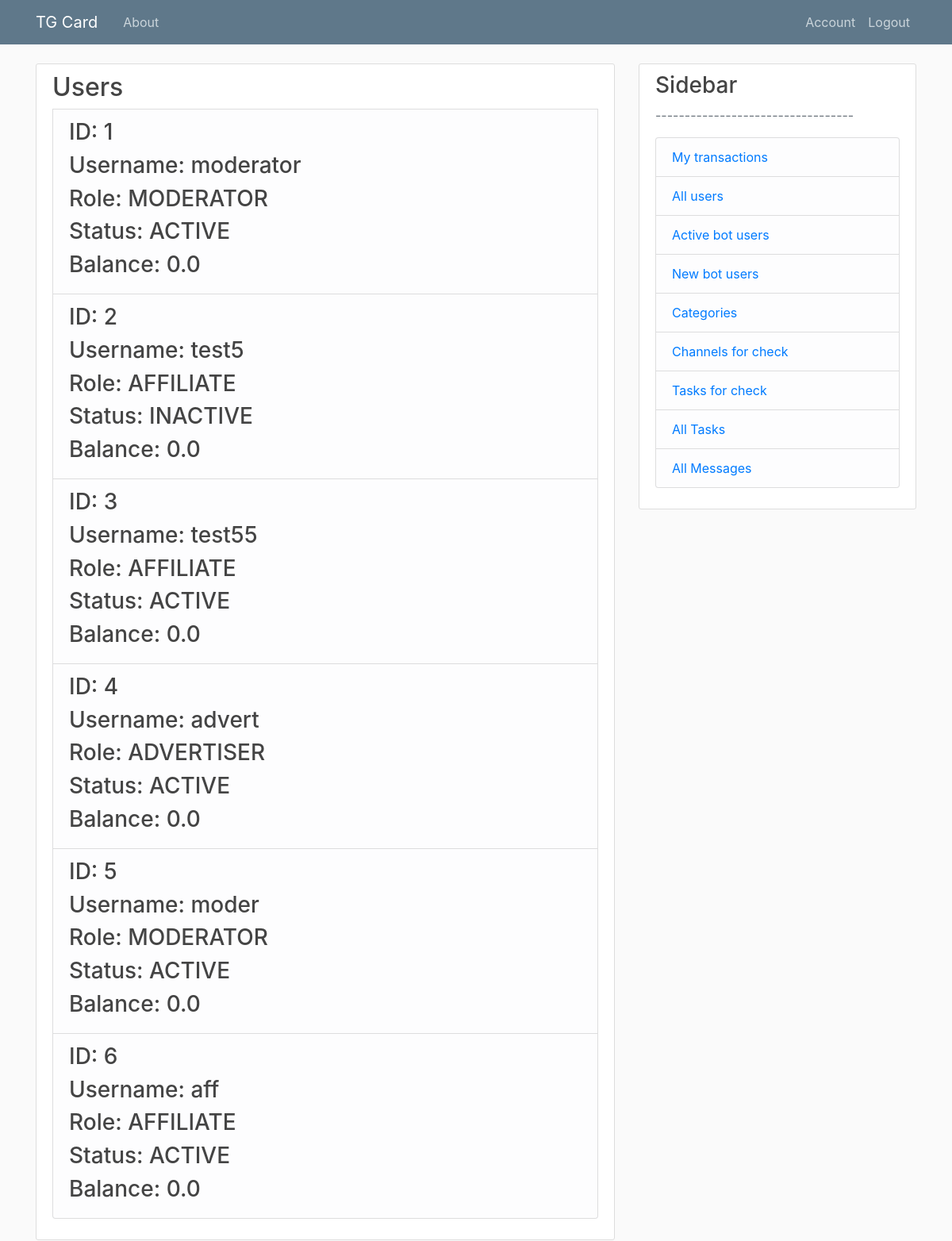
Screenshot of /users_list (signed in) with the database file from the repository.
### models.py (models this page shows, shortened)
class User(db.Model, UserMixin):
    id = db.Column(db.Integer, primary_key=True)
    username = db.Column(db.String, index=True, unique=True, nullable=False) # unique user id in telegram
    password = db.Column(db.String, nullable=True)
    role = db.Column(db.Integer, nullable=False) # advert. \ affil. \ moder. \ admin
    status = db.Column(db.String, index=True, nullable=False) # active \ inactive
    balance = db.Column(db.Float, index=True, default=0)
    channels = db.relationship('Channel', backref='user', lazy=True)
    offers = db.relationship('Offer', backref='user', lazy=True)
    tasks = db.relationship('Task', backref='user', lazy=True)
    transactionsAdv = db.relationship('Transaction', backref='userAdv', foreign_keys='Transaction.advId', lazy=True)
    transactionsAff = db.relationship('Transaction', backref='userAff', foreign_keys='Transaction.affId', lazy=True)

### routes.py (the view)
@app.route("/users_list", methods=['GET', 'POST'])
@login_required
@moderator_access_level()
def users_list():
    users = User.query.all()
    return render_template('users_list.html', title='Users_list', users=users)

### models.py (called while the page is built)
@login_manager.user_loader
def load_user(user_id):
    return User.query.get(int(user_id))

### routes.py (called while the page is built)
def moderator_access_level():
    def decorator(f):
        @wraps(f)
        def decorated_function(*args, **kwargs):
            if current_user.role != 'MODERATOR':
                return redirect(url_for('access_error_page'))
            return f(*args, **kwargs)
        return decorated_function
    return decorator

### templates/users_list.html
{% extends "layout.html" %}
{% block content %}
    <div class="content-section">
    <form method="POST" action="{{ url_for('taskCheck') }}">
    <fieldset class="form-group">
    <h2>Users </h2>
    {% for u in users %}
    <li class="list-group-item list-group-item-light">
                <ul class="list-group">
                    <h3>ID: {{u.id}}</h3>
                    <h3>Username: {{u.username}}</h3>
                    <h3>Role: {{u.role}}</h3>
                    <h3>Status: {{u.status}}</h3>
                    <h3>Balance: {{u.balance}}</h3>
                </ul>
    </li>
    {% endfor %}
            </fieldset>
        </form>
    </div>
{% endblock content %}

### static/main.css (style rules this page uses)
body { background: #fafafa; color: #333333; margin-top: 5rem; }
h1, h2, h3, h4, h5, h6 { color: #444444; }
.content-section { background: #ffffff; padding: 10px 20px; border: 1px solid #dddddd; border-radius: 3px; margin-bottom: 20px; }

### rows the page displays
User: id "1", username "moderator", role "MODERATOR", status "ACTIVE", balance "0.0"
User: id "2", username "test5", role "AFFILIATE", status "INACTIVE", balance "0.0"
User: id "3", username "test55", role "AFFILIATE", status "ACTIVE", balance "0.0"
User: id "4", username "advert", role "ADVERTISER", status "ACTIVE", balance "0.0"
User: id "5", username "moder", role "MODERATOR", status "ACTIVE", balance "0.0"
User: id "6", username "aff", role "AFFILIATE", status "ACTIVE", balance "0.0"
